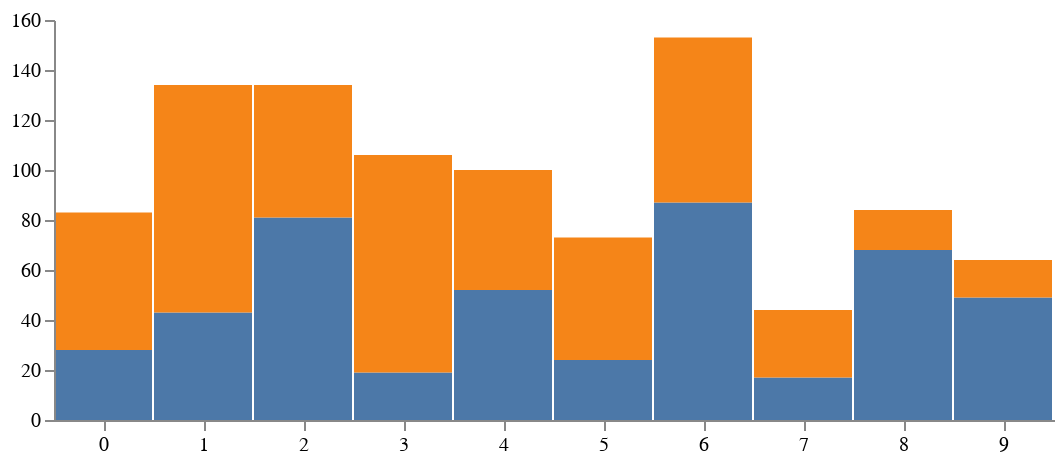

Source (Vega-Lite JSON):
### Vega specification from a JSON file in a GitHub repository (floating-point values rounded to 4 significant figures)
{"$schema": "https://vega.github.io/schema/vega/v3.0.json", "width": 500, "height": 200, "padding": 5, "data": [{"name": "table", "values": [{"x": 0, "y": 28, "c": 0}, {"x": 0, "y": 55, "c": 1}, {"x": 1, "y": 43, "c": 0}, {"x": 1, "y": 91, "c": 1}, {"x": 2, "y": 81, "c": 0}, {"x": 2, "y": 53, "c": 1}, {"x": 3, "y": 19, "c": 0}, {"x": 3, "y": 87, "c": 1}, {"x": 4, "y": 52, "c": 0}, {"x": 4, "y": 48, "c": 1}, {"x": 5, "y": 24, "c": 0}, {"x": 5, "y": 49, "c": 1}, {"x": 6, "y": 87, "c": 0}, {"x": 6, "y": 66, "c": 1}, {"x": 7, "y": 17, "c": 0}, {"x": 7, "y": 27, "c": 1}, {"x": 8, "y": 68, "c": 0}, {"x": 8, "y": 16, "c": 1}, {"x": 9, "y": 49, "c": 0}, {"x": 9, "y": 15, "c": 1}], "transform": [{"type": "stack", "groupby": ["x"], "sort": {"field": "c"}, "field": "y"}]}], "scales": [{"name": "x", "type": "band", "range": "width", "domain": {"data": "table", "field": "x"}}, {"name": "y", "type": "linear", "range": "height", "nice": true, "zero": true, "domain": {"data": "table", "field": "y1"}}, {"name": "color", "type": "ordinal", "range": "category", "domain": {"data": "table", "field": "c"}}], "axes": [{"orient": "bottom", "scale": "x", "zindex": 1}, {"orient": "left", "scale": "y", "zindex": 1}], "marks": [{"type": "rect", "from": {"data": "table"}, "encode": {"enter": {"x": {"scale": "x", "field": "x"}, "width": {"scale": "x", "band": 1, "offset": -1}, "y": {"scale": "y", "field": "y0"}, "y2": {"scale": "y", "field": "y1"}, "fill": {"scale": "color", "field": "c"}}, "update": {"fillOpacity": {"value": 1}}, "hover": {"fillOpacity": {"value": 0.5}}}}]}
